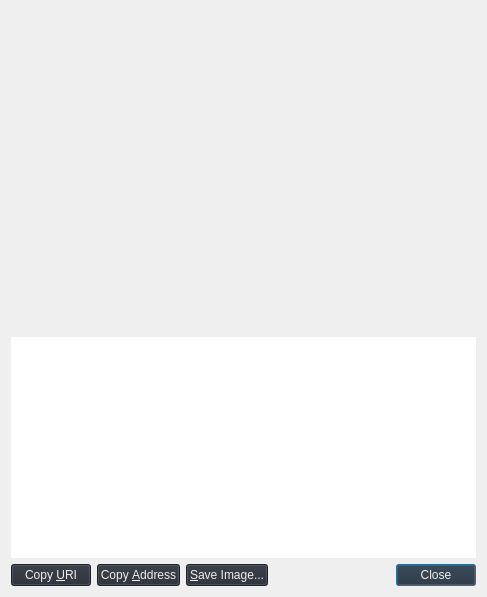
<?xml version="1.0" encoding="UTF-8"?>
<ui version="4.0">
 <class>ReceiveRequestDialog</class>
 <widget class="QDialog" name="ReceiveRequestDialog">
  <property name="geometry">
   <rect>
    <x>0</x>
    <y>0</y>
    <width>487</width>
    <height>597</height>
   </rect>
  </property>
  <layout class="QVBoxLayout" name="verticalLayout_3">
   <item>
    <widget class="QRImageWidget" name="lblQRCode">
     <property name="sizePolicy">
      <sizepolicy hsizetype="Expanding" vsizetype="Fixed">
       <horstretch>0</horstretch>
       <verstretch>0</verstretch>
      </sizepolicy>
     </property>
     <property name="minimumSize">
      <size>
       <width>300</width>
       <height>320</height>
      </size>
     </property>
     <property name="toolTip">
      <string>QR Code</string>
     </property>
     <property name="textFormat">
      <enum>Qt::PlainText</enum>
     </property>
     <property name="alignment">
      <set>Qt::AlignCenter</set>
     </property>
     <property name="wordWrap">
      <bool>true</bool>
     </property>
    </widget>
   </item>
   <item>
    <widget class="QTextEdit" name="outUri">
     <property name="sizePolicy">
      <sizepolicy hsizetype="Expanding" vsizetype="Expanding">
       <horstretch>0</horstretch>
       <verstretch>0</verstretch>
      </sizepolicy>
     </property>
     <property name="minimumSize">
      <size>
       <width>0</width>
       <height>50</height>
      </size>
     </property>
     <property name="frameShape">
      <enum>QFrame::NoFrame</enum>
     </property>
     <property name="frameShadow">
      <enum>QFrame::Plain</enum>
     </property>
     <property name="tabChangesFocus">
      <bool>true</bool>
     </property>
     <property name="textInteractionFlags">
      <set>Qt::TextSelectableByKeyboard|Qt::TextSelectableByMouse</set>
     </property>
    </widget>
   </item>
   <item>
    <layout class="QHBoxLayout" name="horizontalLayout">
     <item>
      <widget class="QPushButton" name="btnCopyURI">
       <property name="styleSheet">
        <string notr="true">background-color: rgb(39, 43, 52);
color: rgb(238, 238, 236);</string>
       </property>
       <property name="text">
        <string>Copy &amp;URI</string>
       </property>
       <property name="autoDefault">
        <bool>false</bool>
       </property>
      </widget>
     </item>
     <item>
      <widget class="QPushButton" name="btnCopyAddress">
       <property name="styleSheet">
        <string notr="true">background-color: rgb(39, 43, 52);
color: rgb(238, 238, 236);</string>
       </property>
       <property name="text">
        <string>Copy &amp;Address</string>
       </property>
       <property name="autoDefault">
        <bool>false</bool>
       </property>
      </widget>
     </item>
     <item>
      <widget class="QPushButton" name="btnSaveAs">
       <property name="styleSheet">
        <string notr="true">background-color: rgb(39, 43, 52);
color: rgb(238, 238, 236);</string>
       </property>
       <property name="text">
        <string>&amp;Save Image...</string>
       </property>
       <property name="autoDefault">
        <bool>false</bool>
       </property>
      </widget>
     </item>
     <item>
      <spacer name="horizontalSpacer_2">
       <property name="orientation">
        <enum>Qt::Horizontal</enum>
       </property>
       <property name="sizeHint" stdset="0">
        <size>
         <width>40</width>
         <height>20</height>
        </size>
       </property>
      </spacer>
     </item>
     <item>
      <widget class="QDialogButtonBox" name="buttonBox">
       <property name="styleSheet">
        <string notr="true">background-color: rgb(39, 43, 52);
color: rgb(238, 238, 236);</string>
       </property>
       <property name="standardButtons">
        <set>QDialogButtonBox::Close</set>
       </property>
      </widget>
     </item>
    </layout>
   </item>
  </layout>
 </widget>
 <customwidgets>
  <customwidget>
   <class>QRImageWidget</class>
   <extends>QLabel</extends>
   <header>receiverequestdialog.h</header>
  </customwidget>
 </customwidgets>
 <resources/>
 <connections>
  <connection>
   <sender>buttonBox</sender>
   <signal>rejected()</signal>
   <receiver>ReceiveRequestDialog</receiver>
   <slot>reject()</slot>
   <hints>
    <hint type="sourcelabel">
     <x>452</x>
     <y>573</y>
    </hint>
    <hint type="destinationlabel">
     <x>243</x>
     <y>298</y>
    </hint>
   </hints>
  </connection>
  <connection>
   <sender>buttonBox</sender>
   <signal>accepted()</signal>
   <receiver>ReceiveRequestDialog</receiver>
   <slot>accept()</slot>
   <hints>
    <hint type="sourcelabel">
     <x>452</x>
     <y>573</y>
    </hint>
    <hint type="destinationlabel">
     <x>243</x>
     <y>298</y>
    </hint>
   </hints>
  </connection>
 </connections>
</ui>
